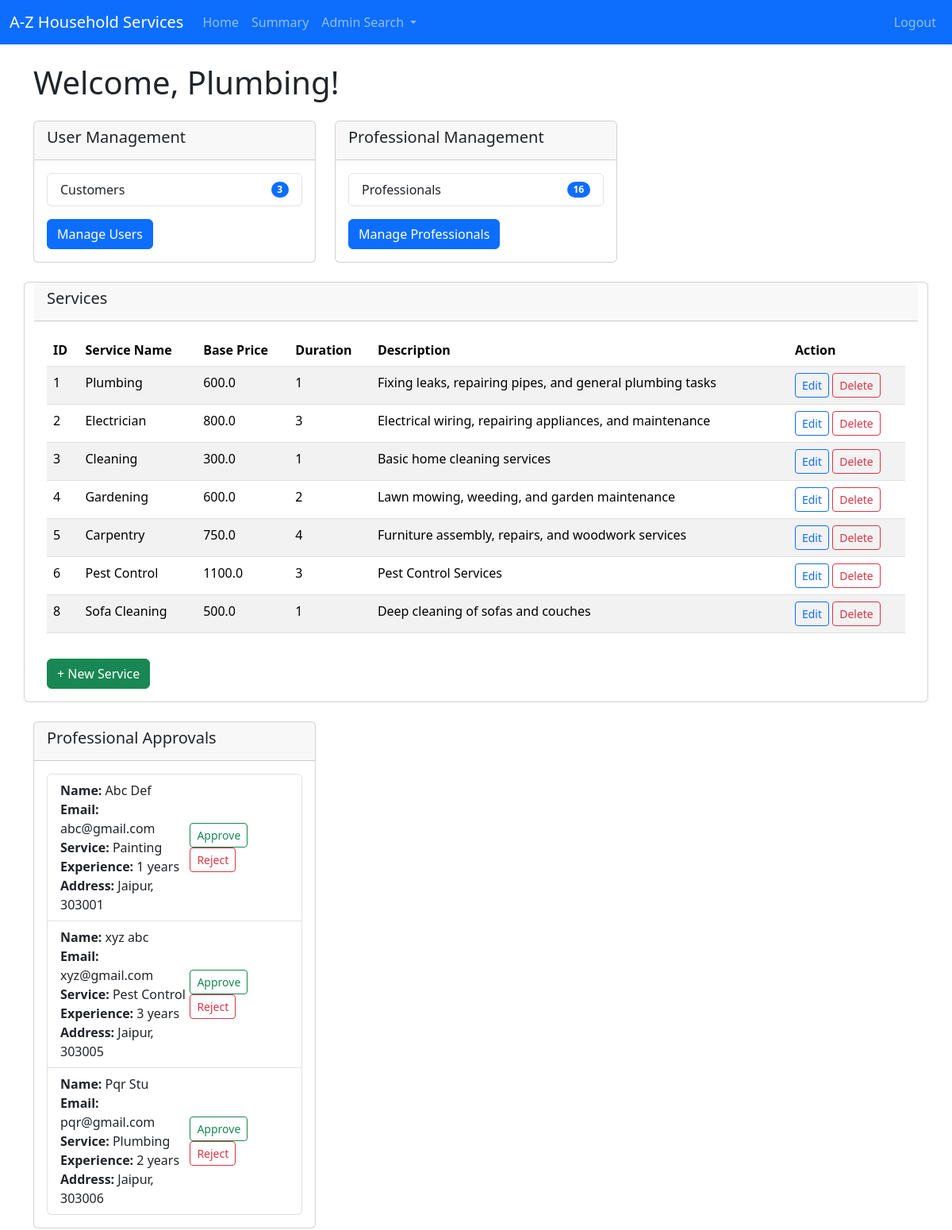
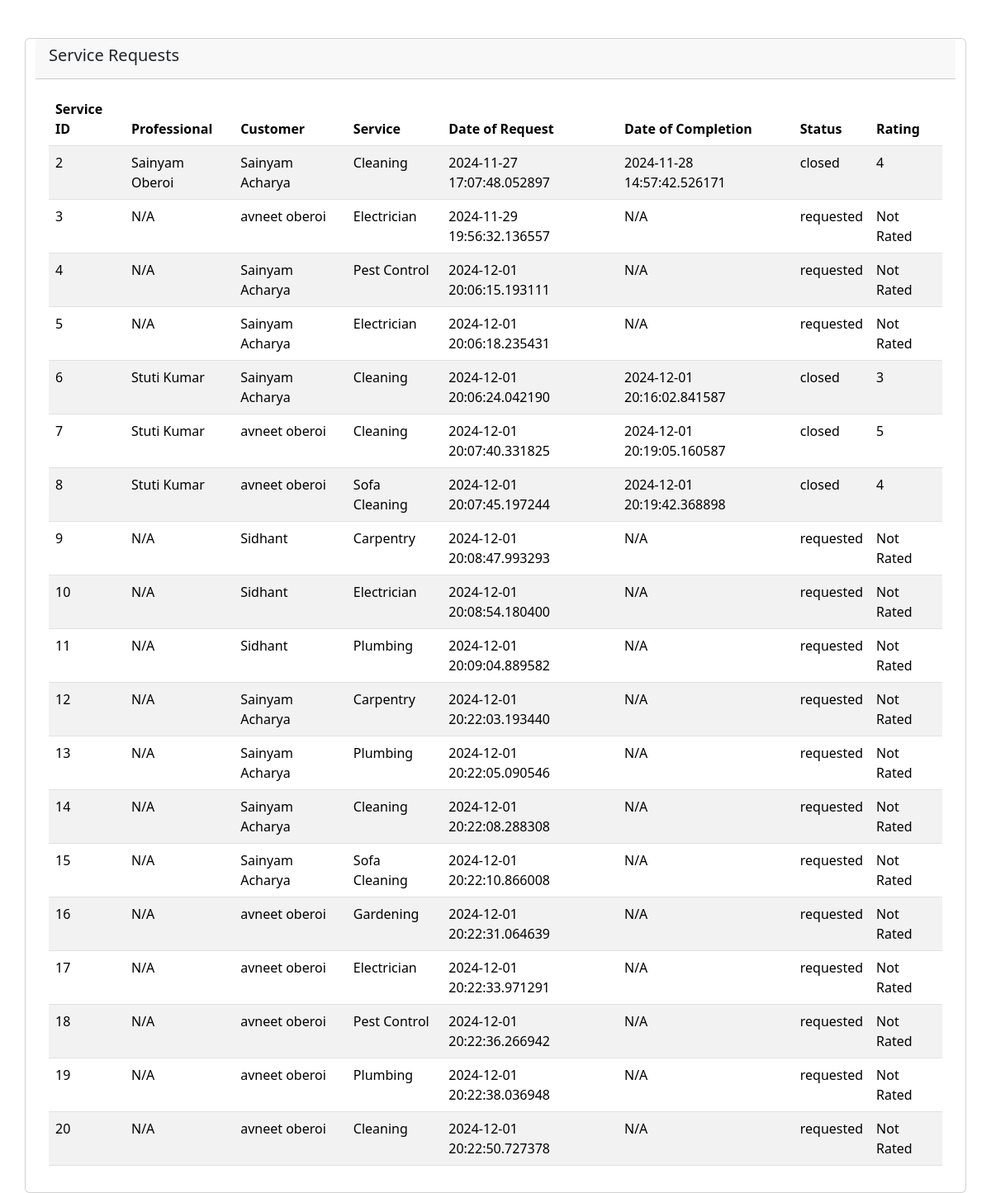
/admindashboard/Plumbing (signed in), run on the app's committed database (2 pictures, top to bottom).
### backend/models.py (models this page shows)
class Service(db.Model):
    __tablename__ = 'service'
    id = db.Column(db.Integer, primary_key=True)
    name = db.Column(db.String(100), nullable=False)
    price = db.Column(db.Float, nullable=False)
    duration = db.Column(db.Integer, nullable=False)  # in minutes
    description = db.Column(db.Text, nullable=False)
    service_requests = db.relationship('ServiceRequest', cascade="all,delete", backref='service', lazy='dynamic')

class Professional(db.Model):
    __tablename__ = 'professional'
    id = db.Column(db.Integer, primary_key=True)
    email = db.Column(db.String(120), unique=True, nullable=False)
    password = db.Column(db.String(120), nullable=False)
    role = db.Column(db.Integer, default=2)   #1 for customer, 2 for professional, 3 for admin
    full_name = db.Column(db.String(100), nullable=False)
    service_name = db.Column(db.String(100), nullable=False)
    experience = db.Column(db.Integer, nullable=False)
    uploaded_documents = db.Column(db.String(255))  # Stores file path or URL
    address = db.Column(db.String(255), nullable=False)
    pincode = db.Column(db.Integer, nullable=False)
    status = db.Column(db.String(10), nullable=False, default='pending') # for approval of admin
    service_requests = db.relationship('ServiceRequest',cascade="all,delete", backref='professional', lazy='dynamic') #relationship: professionals can access its service requests

class ServiceRequest(db.Model):
    __tablename__ = 'service_requests'
    id = db.Column(db.Integer, primary_key=True)
    user_id = db.Column(db.Integer, db.ForeignKey('user.id'), nullable=False)
    professional_id = db.Column(db.Integer, db.ForeignKey('professional.id'), nullable=True)
    service_id = db.Column(db.Integer, db.ForeignKey('service.id'), nullable=False)
    date_of_request = db.Column(db.DateTime, nullable=False)
    date_of_completion = db.Column(db.DateTime)
    service_status = db.Column(db.String(20), nullable=False)  # 'requested', 'pending' , 'closed',
    rating = db.Column(db.Integer)  # out of 5
    remarks = db.Column(db.Text)

class User(db.Model):
    __tablename__ = 'user'
    id = db.Column(db.Integer, primary_key=True)
    email = db.Column(db.String(120), unique=True, nullable=False)
    password = db.Column(db.String(120), nullable=False)
    role = db.Column(db.Integer, default=1)  # 1 for customer, 2 for professional, 0 for admin
    full_name = db.Column(db.String(120), nullable=False)
    address = db.Column(db.String(255), nullable=False)
    pincode = db.Column(db.Integer, nullable=False)
    service_requests = db.relationship('ServiceRequest',cascade="all,delete", backref='user', lazy='dynamic') #lazy is a server property

### backend/controllers.py (the view)
@app.route('/admindashboard/<name>')
def admin_dashboard(name):
    services=get_services()  # for rendering for-loops of jinja templating
    user_count = User.query.filter_by(role=1).count()  # for calculating user count
    prof_count = Professional.query.filter_by(status='approved').count()  # for calculating prof count
    pending_prof = Professional.query.filter_by(status='pending').all()  #for seeing all pending professionals
    service_requests = ServiceRequest.query.join(Service).join(User).outerjoin(Professional).all()
    return render_template("admin_dashboard.html", user = User.query.filter_by(role=0).first(), name=name, services=services, user_count=user_count, professional_count=prof_count, pending_prof=pending_prof , results=service_requests)

### backend/controllers.py (called while the page is built)
def get_services():
    services=Service.query.all()
    return services

### templates/admin_dashboard.html (shortened to what this page needs)
{% extends "base_dashboard.html" %}
{% block dashboard_content %}
<h1 class="mb-4">Welcome, {{name}}!</h1>
<div class="row">
    <div class="col-md-4">
        <div class="card mb-4">
            <div class="card-header">
                <h5 class="card-title">User Management</h5>
            </div>
            <div class="card-body">
                <ul class="list-group">
                    <li class="list-group-item d-flex justify-content-between align-items-center">
                        Customers
                        <span class="badge bg-primary rounded-pill">{{ user_count }}</span>
                    </li>
                </ul>
                <a href="{{ url_for('admin_manage_users') }}" class="btn btn-primary mt-3">Manage Users</a>
            </div>
        </div>
    </div>
<div class="col-md-4">
    <div class="card mb-4">
        <div class="card-header">
            <h5 class="card-title">Professional Management</h5>
        </div>
        <div class="card-body">
            <ul class="list-group">
                <li class="list-group-item d-flex justify-content-between align-items-center">
                    Professionals
                    <span class="badge bg-primary rounded-pill">{{ professional_count }}</span>
                </li>
            </ul>
            <a href="{{ url_for('admin_manage_professionals') }}" class="btn btn-primary mt-3">Manage Professionals</a>
        </div>
    </div>
</div>
<div class="card mb-4">
    <div class="card-header">
        <h5 class="card-title">Services</h5>
    </div>
    <div class="card-body">
        {% if services %}
        <table class="table table-striped">
            <thead>
                <tr>
                    <th>ID</th>
                    <th>Service Name</th>
                    <th>Base Price</th>
                    <th>Duration</th>
                    <th>Description</th>
                    <th>Action</th>
                </tr>
            </thead>
            <tbody>
                {% for service in services %}
                <tr>
                    <td>{{ service.id }}</td>
                    <td>{{ service.name }}</td>
                    <td>{{ service.price }}</td>
                    <td>{{ service.duration }}</td>
                    <td>{{ service.description }}</td>
                    <td>
                        <a href="{{ url_for('edit_service', name=name, service_id=service.id) }}"
                           class="btn btn-sm btn-outline-primary">Edit</a>
                        <a href="{{ url_for('delete_service', name=name, service_id=service.id) }}"
                           class="btn btn-sm btn-outline-danger">Delete</a>
                    </td>
                </tr>
                {% endfor %}
            </tbody>
        </table>
        {% else %}
        <h3 class="text-center">Sorry, there are no services available.</h3>
        {% endif %}
        <a href="{{ url_for('create_service', name=name) }}" class="btn btn-success mt-3">+ New Service</a>
    </div>
</div>
<div class="col-md-4">
    <div class="card mb-4">
        <div class="card-header">
            <h5 class="card-title">Professional Approvals</h5>
        </div>
        <div class="card-body">
            <ul class="list-group">
                {% for professional in pending_prof %}
                <li class="list-group-item d-flex justify-content-between align-items-center">
                    <div>
                        <strong>Name:</strong> {{ professional.full_name }}<br>
                        <strong>Email:</strong> {{ professional.email }}<br>
                        <strong>Service:</strong> {{ professional.service_name }}<br>
                        <strong>Experience:</strong> {{ professional.experience }} years<br>
                        <strong>Address:</strong> {{ professional.address }}, {{ professional.pincode }}
                    </div>
                    <div>
                        <form action="{{ url_for('approve_professional', name=name, professional_id=professional.id) }}" method="POST" style="display:inline;">
                            <button type="submit" class="btn btn-sm btn-outline-success">Approve</button>
                        </form>
                        <form action="{{ url_for('reject_professional',name=name, professional_id=professional.id) }}" method="POST" style="display:inline;">
                            <button type="submit" class="btn btn-sm btn-outline-danger">Reject</button>
                        </form>
                    </div>
                </li>
                {% endfor %}
            </ul>
        </div>
    </div>
</div>
<div class="card mt-4">
    <div class="card-header">
        <h5 class="card-title">Service Requests</h5>
    </div>
    <div class="card-body">
        {% if results %}
        <table class="table table-striped">
            <thead>
                <tr>
                    <th>Service ID</th>
                    <th>Professional</th>
                    <th>Customer</th>
                    <th>Service</th>
                    <th>Date of Request</th>
                    <th>Date of Completion</th>
                    <th>Status</th>
                    <th>Rating</th>
                </tr>
            </thead>
            <tbody>
                {% for result in results %}
                <tr>
                    <td>{{ result.id }}</td>
                    <td>{{ result.professional.full_name if result.professional else 'N/A' }}</td>
                    <td>{{ result.user.full_name }}</td>
                    <td>{{ result.service.name }}</td>
                    <td>{{ result.date_of_request }}</td>
                    <td>{{ result.date_of_completion if result.date_of_completion else 'N/A' }}</td>
                    <td>{{ result.service_status }}</td>
                    <td>{{ result.rating if result.rating else 'Not Rated' }}</td>
                </tr>
                {% endfor %}
            </tbody>
        </table>
        {% else %}
        <p>No service requests are currently available.</p>
        {% endif %}
    </div>
</div>
{% endblock %}

### data on the page
Service: id "1", name "Plumbing", price "600.0", duration "1", description "Fixing leaks, repairing pipes, and general plumbing tasks"
Service: id "2", name "Electrician", price "800.0", duration "3", description "Electrical wiring, repairing appliances, and maintenance"
Service: id "3", name "Cleaning", price "300.0", duration "1", description "Basic home cleaning services"
Service: id "4", name "Gardening", price "600.0", duration "2", description "Lawn mowing, weeding, and garden maintenance"
Service: id "5", name "Carpentry", price "750.0", duration "4", description "Furniture assembly, repairs, and woodwork services"
Service: id "6", name "Pest Control", price "1100.0", duration "3", description "Pest Control Services"
Service: id "8", name "Sofa Cleaning", price "500.0", duration "1", description "Deep cleaning of sofas and couches"
Professional: full_name "Abc Def", email "abc@gmail.com", service_name "Painting", experience "1", address "Jaipur", pincode "303001"
Professional: full_name "xyz abc", email "xyz@gmail.com", service_name "Pest Control", experience "3", address "Jaipur", pincode "303005"
Professional: full_name "Pqr Stu", email "pqr@gmail.com", service_name "Plumbing", experience "2", address "Jaipur", pincode "303006"
ServiceRequest: id "2", professional "Sainyam Oberoi", user.full_name "Sainyam Acharya", service.name "Cleaning", date_of_request "2024-11-27 17:07:48.052897", date_of_completion "2024-11-28 14:57:42.526171", service_status "closed", rating "4"
ServiceRequest: id "3", professional "N/A", user.full_name "avneet oberoi", service.name "Electrician", date_of_request "2024-11-29 19:56:32.136557", date_of_completion "N/A", service_status "requested", rating "Not Rated"
ServiceRequest: id "4", professional "N/A", user.full_name "Sainyam Acharya", service.name "Pest Control", date_of_request "2024-12-01 20:06:15.193111", date_of_completion "N/A", service_status "requested", rating "Not Rated"
ServiceRequest: id "5", professional "N/A", user.full_name "Sainyam Acharya", service.name "Electrician", date_of_request "2024-12-01 20:06:18.235431", date_of_completion "N/A", service_status "requested", rating "Not Rated"
ServiceRequest: id "6", professional "Stuti Kumar", user.full_name "Sainyam Acharya", service.name "Cleaning", date_of_request "2024-12-01 20:06:24.042190", date_of_completion "2024-12-01 20:16:02.841587", service_status "closed", rating "3"
ServiceRequest: id "7", professional "Stuti Kumar", user.full_name "avneet oberoi", service.name "Cleaning", date_of_request "2024-12-01 20:07:40.331825", date_of_completion "2024-12-01 20:19:05.160587", service_status "closed", rating "5"
ServiceRequest: id "8", professional "Stuti Kumar", user.full_name "avneet oberoi", service.name "Sofa Cleaning", date_of_request "2024-12-01 20:07:45.197244", date_of_completion "2024-12-01 20:19:42.368898", service_status "closed", rating "4"
ServiceRequest: id "9", professional "N/A", user.full_name "Sidhant", service.name "Carpentry", date_of_request "2024-12-01 20:08:47.993293", date_of_completion "N/A", service_status "requested", rating "Not Rated"
ServiceRequest: id "10", professional "N/A", user.full_name "Sidhant", service.name "Electrician", date_of_request "2024-12-01 20:08:54.180400", date_of_completion "N/A", service_status "requested", rating "Not Rated"
ServiceRequest: id "11", professional "N/A", user.full_name "Sidhant", service.name "Plumbing", date_of_request "2024-12-01 20:09:04.889582", date_of_completion "N/A", service_status "requested", rating "Not Rated"
ServiceRequest: id "12", professional "N/A", user.full_name "Sainyam Acharya", service.name "Carpentry", date_of_request "2024-12-01 20:22:03.193440", date_of_completion "N/A", service_status "requested", rating "Not Rated"
ServiceRequest: id "13", professional "N/A", user.full_name "Sainyam Acharya", service.name "Plumbing", date_of_request "2024-12-01 20:22:05.090546", date_of_completion "N/A", service_status "requested", rating "Not Rated"
ServiceRequest: id "14", professional "N/A", user.full_name "Sainyam Acharya", service.name "Cleaning", date_of_request "2024-12-01 20:22:08.288308", date_of_completion "N/A", service_status "requested", rating "Not Rated"
ServiceRequest: id "15", professional "N/A", user.full_name "Sainyam Acharya", service.name "Sofa Cleaning", date_of_request "2024-12-01 20:22:10.866008", date_of_completion "N/A", service_status "requested", rating "Not Rated"
ServiceRequest: id "16", professional "N/A", user.full_name "avneet oberoi", service.name "Gardening", date_of_request "2024-12-01 20:22:31.064639", date_of_completion "N/A", service_status "requested", rating "Not Rated"
ServiceRequest: id "17", professional "N/A", user.full_name "avneet oberoi", service.name "Electrician", date_of_request "2024-12-01 20:22:33.971291", date_of_completion "N/A", service_status "requested", rating "Not Rated"
ServiceRequest: id "18", professional "N/A", user.full_name "avneet oberoi", service.name "Pest Control", date_of_request "2024-12-01 20:22:36.266942", date_of_completion "N/A", service_status "requested", rating "Not Rated"
ServiceRequest: id "19", professional "N/A", user.full_name "avneet oberoi", service.name "Plumbing", date_of_request "2024-12-01 20:22:38.036948", date_of_completion "N/A", service_status "requested", rating "Not Rated"
ServiceRequest: id "20", professional "N/A", user.full_name "avneet oberoi", service.name "Cleaning", date_of_request "2024-12-01 20:22:50.727378", date_of_completion "N/A", service_status "requested", rating "Not Rated"

### other printed values
{{ name }} "Plumbing"
{{ user_count }} "3"
{{ professional_count }} "16"
